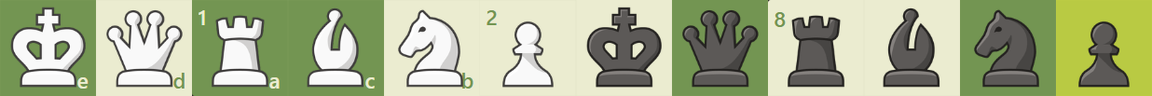
#> input picture chesswatch/pieces.png, 1152 x 96 px
$ python -i watcher.py   (imports and definitions only)
#> lines starting #> are read from the running program, lines starting #| are printed output that depends on the picture; after the words box and inside, x2 and y2 are one past the last pixel; in counts of white or black regions, pixels touching at a corner belong together
#> further down, picture is the input picture: PIL image 1152x96 RGB; mean R, G, B 167.5, 177.5, 141.1
"""Core logic for ChessWatch.

Reads the chess.com BOARD off the screen, not the move list.

Two readers work together. The fast one classifies each square as white piece /
black piece / empty and infers the move from the rules, which is cheap enough to
run several times a second. The slower one in pieces.py identifies which piece
is actually on each square, and is used to check the fast reader, to catch up
when moves are missed, and to read a position cold.

No GUI in here on purpose, so it can be tested headlessly.
"""

import os
import json
import datetime

import chess
import chess.pgn
from PIL import Image, ImageChops

APP_DIR = os.path.dirname(os.path.abspath(__file__))
GAMES_DIR = os.path.join(APP_DIR, "games")

# chess.com's default green board, measured off real screenshots.
LIGHT_SQUARE = (235, 236, 208)
DARK_SQUARE = (115, 149, 82)
SQUARE_TOL = 18

# The last-move highlight. chess.com washes the square underneath in half
# opacity #FFFF33, so both highlighted shades fall straight out of the two
# square colours rather than needing constants of their own. Measured off real
# captures at two board sizes: (245, 246, 130) on light and (185, 202, 67) on
# dark, and the blend below reproduces both to the byte. Tighter than
# SQUARE_TOL because the wash is flat and exact, and the tighter it is the
# further an arrow drawn over the square has to be from counting.
HIGHLIGHT_WASH = (255, 255, 51)
HIGHLIGHT_TOL = 12

# Over the four fixtures at board sizes 824 down to 130, a highlighted square
# covers 0.18 to 1.00 of its window and every other square covers 0.0000, so
# where in that gap the line sits does not matter. The low end is a square
# mostly under the game-over dialog; one in the clear never went below 0.51.
HIGHLIGHT_MIN = 0.05

# Square classification. Piece fills sit far outside the square colours, so the
# margin is enormous: measured on real screenshots, empty squares score exactly
# 0.0000 even under the last-move highlight, the coordinate labels and the check
# marker, while the faintest piece scores 0.15. The low MIN_COVERAGE is what
# lets a small browser window still work, down to roughly a 130px board.
BRIGHT = 244
DARK = 70
MIN_COVERAGE = 0.015

# Board is subsampled to this before classifying. NEAREST, so pixel values are
# preserved exactly rather than averaged away.
GRID = 8 * 32


# ------------------------------------------------------- finding the board

def _colour_mask(img, target, tol):
#> called with target = (235, 236, 208), tol = 18
    mask = None
    for channel, want in zip(img.split(), target):
        hit = channel.point(lambda v, w=want: 255 if abs(v - w) <= tol else 0)
        mask = hit if mask is None else ImageChops.multiply(mask, hit)
#> this loop made 3 passes
#> want on passes 1 to 3: 235, 236, 208
#> pass 1, in _colour_mask, `hit = channel.point(lambda v, w=want: 255 if abs(v - w) <= tol else 0)`:
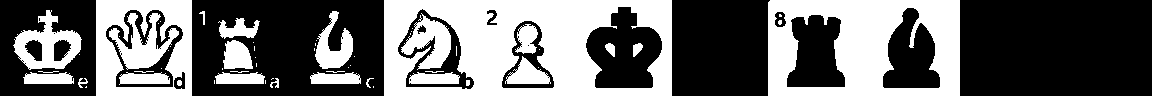
#> hit: PIL image 1152x96 L; 41.9% white; 60 white regions (31 under 20 px), largest, box (x1, y1, x2, y2) and area: (384, 0, 672, 96) 17577, (768, 0, 960, 96) 12179, (96, 0, 192, 96) 5167
#> after the loop:
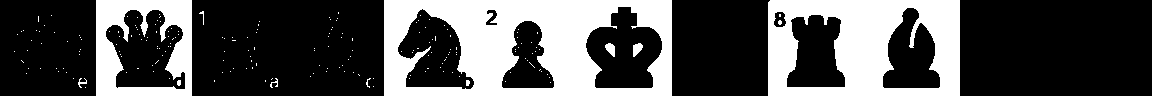
#> mask: PIL image 1152x96 L; 32.1% white; 199 white regions (189 under 20 px), largest, box (x1, y1, x2, y2) and area: (384, 0, 672, 96) 17565, (768, 0, 960, 96) 12168, (96, 0, 192, 96) 5149
    return mask


# [57 lines left out: functions _runs, grid_score, not called in this run]


BLOB_SCALE = 8


def _blobs(bits, w, h, min_side):
    """Bounding boxes of connected runs of True in a coarse bitmap."""
    seen = bytearray(w * h)
    out = []
    for start in range(w * h):
        if bits[start] and not seen[start]:
            stack = [start]
            seen[start] = 1
            x0 = x1 = start % w
            y0 = y1 = start // w
            while stack:
                i = stack.pop()
                x, y = i % w, i // w
                x0, x1 = min(x0, x), max(x1, x)
                y0, y1 = min(y0, y), max(y1, y)
                for nx, ny in ((x - 1, y), (x + 1, y), (x, y - 1), (x, y + 1)):
                    if 0 <= nx < w and 0 <= ny < h:
                        j = ny * w + nx
                        if bits[j] and not seen[j]:
                            seen[j] = 1
                            stack.append(j)
            if x1 - x0 >= min_side and y1 - y0 >= min_side:
                out.append((x0, y0, x1 + 1, y1 + 1))
    return out


# [18 lines left out: function _refine_edges, not called in this run]


def find_board(img, min_grid=0.78):
    """Locate a chess.com board in a screenshot.

    Returns (left, top, size) in image coordinates, or None.

    Board-coloured pixels are grouped into connected blobs, so two boards on
    screen stay separate instead of merging into one oversized rectangle, and
    then every candidate still has to prove it is a real checkerboard. Green UI
    panels and wallpaper get thrown out by that second step.
    """
    rgb = img.convert("RGB")
    mask = ImageChops.lighter(_colour_mask(rgb, LIGHT_SQUARE, SQUARE_TOL),
                              _colour_mask(rgb, DARK_SQUARE, SQUARE_TOL))
#> call 2 of _colour_mask, with target = (115, 149, 82), tol = 18
#> the loop in _colour_mask (call 2), `for channel, want in zip(img.split(), target):` made 3 passes
#> want on passes 1 to 3: 115, 149, 82
#> pass 1, in _colour_mask (call 2), `hit = channel.point(lambda v, w=want: 255 if abs(v - w) <= tol else 0)`:
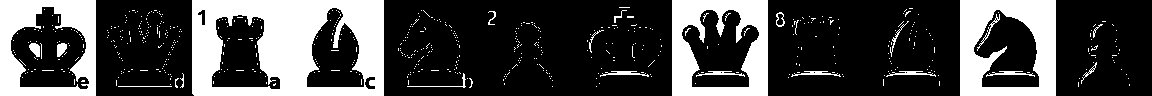
#> hit: PIL image 1152x96 L; 28.1% white; 602 white regions (579 under 20 px), largest, box (x1, y1, x2, y2) and area: (192, 0, 384, 96) 12300, (960, 0, 1056, 96) 5776, (672, 0, 768, 96) 5368
#> pass 2, in _colour_mask (call 2), `mask = hit if mask is None else ImageChops.multiply(mask, hit)`:
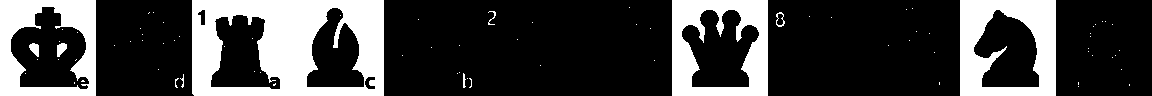
#> mask: PIL image 1152x96 L; 25.9% white; 80 white regions (70 under 20 px), largest, box (x1, y1, x2, y2) and area: (192, 0, 384, 96) 12182, (960, 0, 1056, 96) 5750, (672, 0, 768, 96) 5333
#> pass 3, in _colour_mask (call 2), `hit = channel.point(lambda v, w=want: 255 if abs(v - w) <= tol else 0)`:
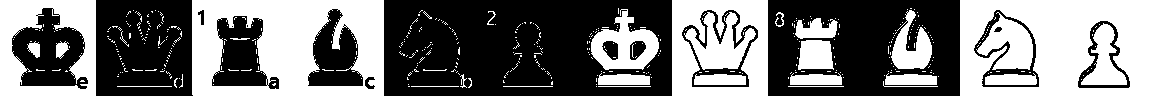
#> hit: PIL image 1152x96 L; 46.3% white; 442 white regions (412 under 20 px), largest, box (x1, y1, x2, y2) and area: (960, 0, 1152, 96) 12924, (192, 0, 384, 96) 12884, (672, 0, 768, 96) 5434
#> after the loop in _colour_mask (call 2), `for channel, want in zip(img.split(), target):`:
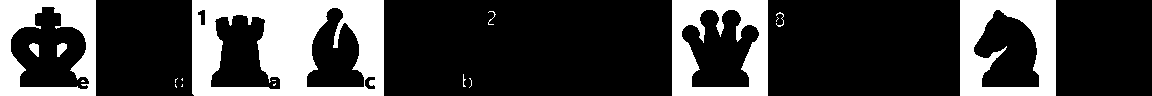
#> mask: PIL image 1152x96 L; 25.8% white; 18 white regions (10 under 20 px), largest, box (x1, y1, x2, y2) and area: (192, 0, 384, 96) 12169, (960, 0, 1056, 96) 5750, (672, 0, 768, 96) 5333
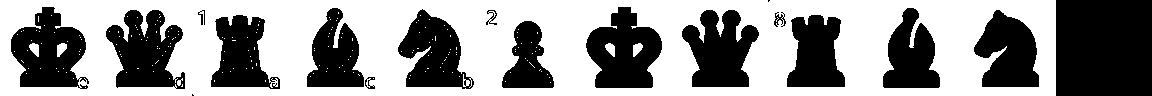
#> mask: PIL image 1152x96 L; 57.9% white; 18 black regions (2 under 20 px), largest, box (x1, y1, x2, y2) and area: (1056, 0, 1152, 96) 9216, (586, 7, 662, 88) 4071, (11, 7, 89, 89) 3999
    w, h = mask.size
#> w = 1152; h = 96
    sw, sh = max(1, w // BLOB_SCALE), max(1, h // BLOB_SCALE)
#> sw = 144; sh = 12
    small = mask.resize((sw, sh), Image.BOX)
    bits = [v >= 40 for v in small.getdata()]
#> bits = 1728 items, first 6: True, True, True, True, True, True
    if not any(bits):
        return None

    best = None                                # (score, size, x0, y0)
    for box in _blobs(bits, sw, sh, 120 // BLOB_SCALE):
        # Pad by one coarse cell: the blob grid rounds inward and would
        # otherwise clip the last few pixels off the board's edges.
        coarse = (max(0, box[0] * BLOB_SCALE - BLOB_SCALE),
                  max(0, box[1] * BLOB_SCALE - BLOB_SCALE),
                  min(w, box[2] * BLOB_SCALE + BLOB_SCALE),
                  min(h, box[3] * BLOB_SCALE + BLOB_SCALE))
        exact = _refine_edges(mask, coarse)
        if not exact:
            continue
        x0, y0, x1, y1 = exact
        wide, tall = x1 - x0, y1 - y0
        if wide < 120 or tall < 120:
            continue

        if abs(wide - tall) <= max(wide, tall) * 0.12:
            corners = [(x0, y0)]
            sizes = {wide, tall, (wide + tall) // 2}
        else:
            # Not square, so something the same colour is stuck to one side.
            # Try the largest square in each corner of the blob.
            side = min(wide, tall)
            corners = [(x0, y0), (x1 - side, y0), (x0, y1 - side),
                       (x1 - side, y1 - side)]
            sizes = {side}

        for cx, cy in corners:
            for size in sizes:
                score = grid_score(rgb, cx, cy, size)
                if score >= min_grid and (best is None or
                                          (score, size) > (best[0], best[1])):
                    best = (score, size, cx, cy)
#> this loop made 0 passes
    if not best:
        return None
    return best[2], best[3], best[1]


# ------------------------------------------------------- reading the board

# One byte per grey level, tagging it 1 bright, 2 dark or 0 neither, so both
# tallies come off the bytes in one C pass. Tags are counted, never averaged: an
# 8 bit BOX resize of the same window looks equivalent and is not, because
# 255/324 is under one unit per pixel, so two different counts land on the same
# byte and a bright square reads as a tie, which scores B.
PIXEL_TAG = bytes(1 if v > BRIGHT else (2 if v < DARK else 0) for v in range(256))


# [92 lines left out: functions _colour_cut, read_occupancy, not called in this run]


def _wash(square):
    return tuple((v + w + 1) // 2 for v, w in zip(square, HIGHLIGHT_WASH))


DEFAULT_HIGHLIGHT = (_wash(LIGHT_SQUARE), _wash(DARK_SQUARE))


# [58 lines left out: functions highlight_squares, occupancy_of, grid_of, not called in this run]


# The two ranks at each end of the screen, and how many pieces one end has to
# hold before its colour is worth anything. One piece is a king that has walked
# up the board; two of one colour with none of the other is a home rank.
ENDS = 2
ENDS_MIN = 2


# [70 lines left out: functions facing, board_from_grid, not called in this run]


# [1 line that did not run here, left out]
# [1 line that did not run here, left out]


# ------------------------------------------------------------------ game

class Game:
    # [15 lines left out: function __init__, not called in this run]

    @property
    def stem(self):
        return self.started.strftime("%Y-%m-%d_%H%M%S")

    def board_at_start(self):
        return chess.Board(self.start_fen) if self.start_fen else chess.Board()

    # [136 lines left out: functions rows, note_outcome, won, to_pgn, to_dict, save and 1 more, not called in this run]


class BoardTracker:
    """Folds each frame of screen occupancy into a running game.

    feed() returns None, "moves", "newgame", or "finished".
    check() is the slower piece-level pass. Pass a pieces.PieceReader to enable
    it; without one the tracker still works, it just cannot verify itself or
    join a game already in progress.
    """

    # [15 lines left out: function __init__, not called in this run]

    @property
    def locked_on(self):
        return self.board is not None

    # [196 lines left out: functions over, stuck, feed, _apply, _en_passant_variants, _try_en_passant and 5 more, not called in this run]

    # -- the last-move highlight -------------------------------------
    def _highlight_colours(self):
        return tuple(seen or derived for seen, derived
                     in zip(self.highlight, DEFAULT_HIGHLIGHT))

    # [83 lines left out: functions _learn_highlight, last_mover, not called in this run]

    # -- the piece-level checker -------------------------------------
    # Four is where the search stops paying. Depth 4 recovers a four move
    # skip in about a fifth of a second; depth 5 costs seconds and recovers
    # nothing extra, because by then almost every gap has more than one
    # move order and gets refused anyway.
    MAX_CATCHUP = 4

    # [69 lines left out: function check, not called in this run]

    # A single move rewrites at most four squares: castling moves a king and a
    # rook. So a position N squares wrong cannot be reached in fewer than N/4
    # moves, which is what makes the search below affordable.
    SQUARES_PER_MOVE = 4

    # [18 lines left out: functions _target_map, _symbol_at, not called in this run]

    def _wrong_squares(self, target, colour_only=False):
        return sum(1 for sq in chess.SQUARES
                   if self._symbol_at(sq, colour_only) != target[sq])

    # [80 lines left out: functions _touched, _search_grid, _solve, _walk, not called in this run]

    # How much of the search is worth paying for before giving up on it. A
    # board with most of its squares unread starves the distance bound below of
    # anything to prune on, and the answer there is to refuse rather than to
    # spend seconds arriving at the same refusal. Measured in positions
    # visited; wildcardbench.py reports what the sweep actually spends.
    WILDCARD_NODES = 60000

    # How far past the answer the alternatives are looked for. Two moves.
    #
    # This is the one number here that is a judgement rather than a rule. The
    # search that proves an answer unique is exhaustive, and exhausting four
    # moves out of a position that already nearly fits costs about two hundred
    # thousand positions and two seconds, which is not a thing that can run
    # while a game is being watched. Two past the answer costs a tenth of that.
    #
    # Two rather than one because two is what the failure this replaces needed:
    # a bishop reaching b4 in one move, against a pawn going to b4 and being
    # taken there, is one move against three. An extra pair of moves is what it
    # takes to route a piece the long way round and pay for it with a capture,
    # and the capture has to fall on a square the reader could not see or the
    # story does not fit in the first place.
    #
    # Measured rather than argued. Over the 1440 frames wildcardbench.py sweeps,
    # one past the answer invents 20 moves and two past it invents none.
    #
    # It is still a margin and not a proof, and it is the thing to raise first
    # if a fabrication is ever found. wildcardbench.py takes --margin so the
    # cost of raising it can be looked at rather than guessed.
    WILDCARD_MARGIN = 2

    # [364 lines left out: functions _solve_wildcard, _wildcard_scan, _wrong_known, _wildcard_walk, _could_land, _earlier_match and 13 more, not called in this run]

    def ascii_board(self):
        return "" if self.board is None else str(self.board)

>>> from PIL import Image
>>> picture = Image.open('pieces.png')
>>> result = find_board(picture)
